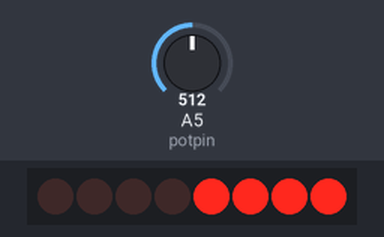
Simulated run of this sketch. Board: Arduino Uno, built with avr-gcc and run on an emulated ATmega328P. Shown: 8 shift-register outputs drawn as a row of LEDs (first output left, lit = HIGH). Wiring (inferred from the names in the program): shift register (74HC595): data pin 8; shift clock pin 10; latch pin 9. Wiring (inferred from the signals the program sends): row of LEDs: on Q0, Q1, Q2, Q3, Q4, Q5, Q6, Q7. Inputs (shaded band) come from the test bench; at power-on: A5 (potpin) = 512.

Above: at 1.2 s.
1.3 s: A5 (potpin) set to 716
At 1.7 s:
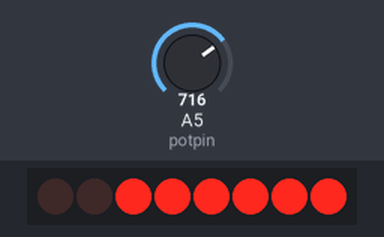
2.8 s: A5 (potpin) set to 900
At 4.0 s:
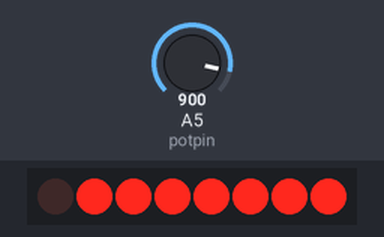
4.3 s: A5 (potpin) set to 1023
At 5.2 s:
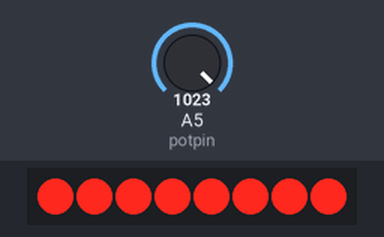
5.8 s: A5 (potpin) set to 306
At 6.4 s:
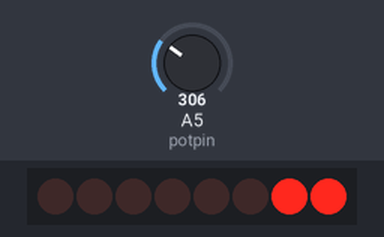
7.3 s: A5 (potpin) set to 122
At 8.5 s:
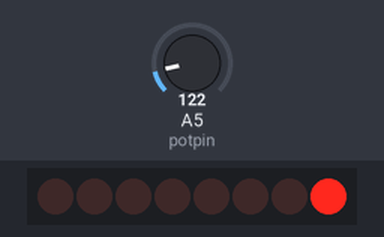
8.8 s: A5 (potpin) set to 511
At 9.9 s:
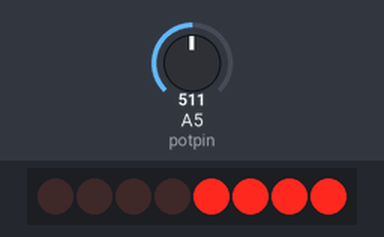
Timing chart, 0 to 11.3 s (numbered marks = the images above; inputs shaded):
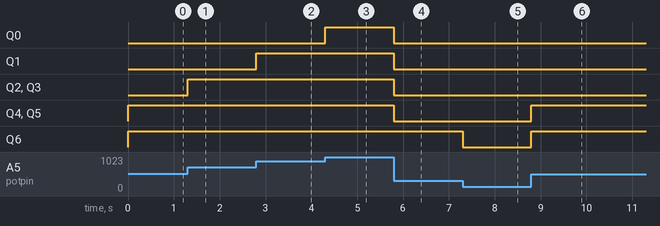

The sketch:

2.1.8_Pot_ile_8_LED_Kontrolu_Entegreli_.ino
```cpp
int biteyaz = 9; //latchpin= ST_CP (entegre belleğine kayıt pini)
int tetiklemepin = 10; //clockpin=SH_CP(kaydırmalı kaydedici tetikleme pini)
int veripin = 8; // datapin=DS (seri veri giriş pini)

//Analog A5 pini potansiyometre çıkışı olarak tanımlanır.
int potpin = 5;
//potdeger isminde bir değişkene ilk başlangıç değeri olan 0 atanır.
int potdeger = 0;

int ledler = 1; // ledler değişkenine byte olarak atama yapılır.

void setup()
{
//Ardiuno pinleri(8,9,10) çıkış olarak tanımlanır.
pinMode(biteyaz, OUTPUT);
pinMode(veripin, OUTPUT);
pinMode(tetiklemepin, OUTPUT);
}

void loop()
{
//Analog girişten okunan değer potdeger değişkenine aktarılır.

int potdeger  = analogRead(potpin);

int ledsayi = potdeger / 114;  // Okunan potdeger 0 ile1024 arasında olduğu için bu sayının 0 //ile 8 arasında LED sayısına bölünmesi gerekir. 0’dan 8’e kadar sayı değeri 9’dur. //Bundan //dolayı led sayısını kontrol edecek değeri bulmamız için analog değer olan 1023’ü 9’a //bölmemiz gerekir. 1023/9= 113,6 yaklaşık 114 sayısı bize 0’dan 8’e kadar LEDlerin //yanmasını sağlayacak ölçeklendirmeyi yapmayı sağlayacaktır.

ledler = 1;

for (int i = 0; i < ledsayi; i++) // 0 ile 8 arasında LEDleri yakmak için döngü içinde alınan //sayılar tek tek kaydirmalikaydedici() fonksiyonuna yollanarak ilgili LEDin yanması //sağlanır.
{
bitSet(ledler, i);
}
kaydirmalikaydedici();
}

void kaydirmalikaydedici()
{
// her bir LED için önce LOW değeri atanır, LSBFIRST ile 0’dan //başlayarak 8. bite doğru //LEDler HIGH ile kaydırılarak yakılır.
digitalWrite(biteyaz, LOW);
shiftOut(veripin, tetiklemepin, LSBFIRST, ledler);
digitalWrite(biteyaz, HIGH);
}
```

Measured:
- after the input at 1.3 s, Q2, Q3: LOW → HIGH at once
- after the input at 2.8 s, Q1: LOW → HIGH at once
- after the input at 4.3 s, Q0: LOW → HIGH at once
- after the input at 5.8 s, Q0–5: HIGH → LOW at once
- after the input at 7.3 s, Q6: HIGH → LOW at once
- after the input at 8.8 s, Q4–6: LOW → HIGH at once
